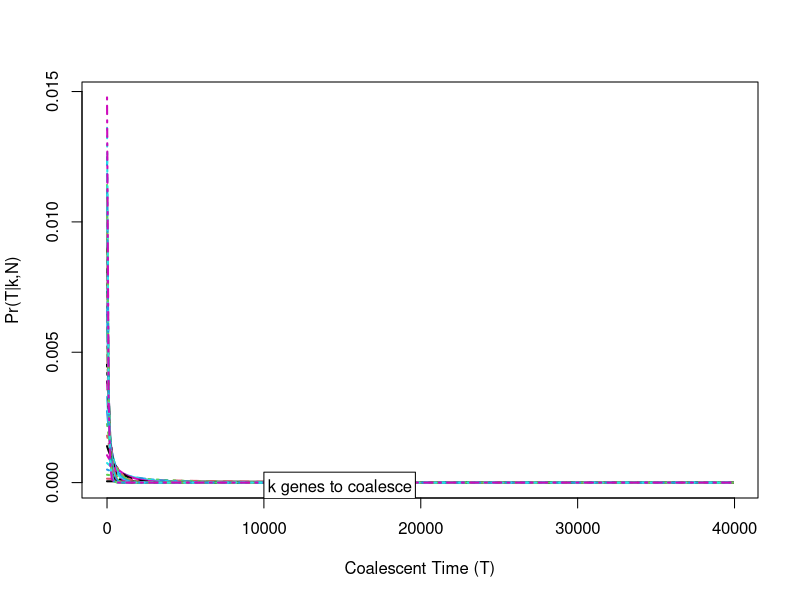
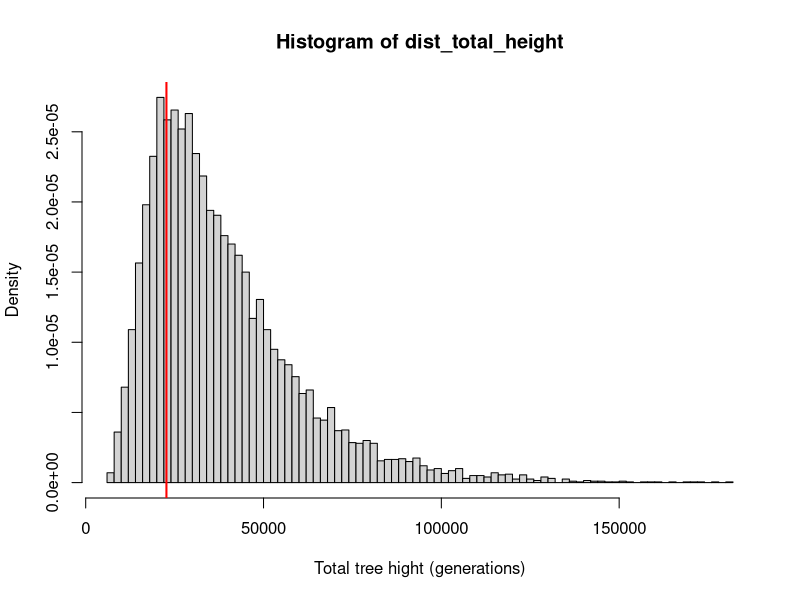

The R source for these figures, in order: (Note: this script raises an error after producing the figures.)
# Inferences on effective population size with the coalescent
# A maximum likelihood approach
# by Anders Gonçalves da Silva (C) 2014
# email: andersgs@gmail.com
# 20 March 2014

# simplest model: discrete-time coalescent (Kingman's n-coalescent)
# also known as the coalescent of n genes
# Hein et al. (2010) pg 21.

#Core idea:
# The time between coalescent events of a set of k genes is modeled as a geometric 
#  distribution:
#
# Tk ~ Geom(p)
# where p = (k 2)*1/(2*N) - where (k 2) is the number of combinations of 2 that 
#  are possible given k genes, and N is the number of diploid individuals in the
#  population, thus 2*N is the number of haploid genomes in the population
#
# So, the distribution changes with the number of genes that are still remain to
#  Coalesce

# Let us first see how the probability distribution changes with each k
n_genes = 25
n_diploid_ind = 10000

# a set of potential coalescent times, in number of generations
coal_times=seq(1,40000,100)

# a function to calculate the probability of observing a certain coalescent time
#  given number of genes (k) and effective population size (N)
prob_coal_times = function(k,time, N){
  return(dgeom(time,prob=(choose(k,2)*(1/(2*N)))))
}

ps = sapply(2:n_genes,prob_coal_times,time=coal_times,N=n_diploid_ind)

#now let us plot the distributions
# notice how flat k=2 is...
matplot(x=coal_times,y=ps,type='l',lwd=2,xlab='Coalescent Time (T)',ylab="Pr(T|k,N)")
legend(10000,4e-4,c(2,3,4,5),col=c(1,2,3,4),lty=c(1,2,3,4),lwd=2,title='k genes to coalesce')

################################################################################
# writing a simple simulator of the n-coalescent
#
# the simulator will take N, the diploid populatons size, and n_genes, the
#  number of genes sampled. The n_genes are from a single locus.

#simulation function
sim_ncoal = function(N,n_genes){
  #create some storage space of the times (measured in generations)
  # notice we only need (n_genes-1) slots 
  tau = numeric((n_genes-1))
  
  #for the sake of uniformity, let us re-name our n_genes variable k
  k = n_genes
  
  #now, we loop backwards until there is only a single ancestor left
  # we start off with n_genes, and we sample the time it will take for the 
  # n_genes to become (n_genes - 1). We sample that time from a geometric 
  # distribution with parameter p = (k 2)*(1/(2*N))
  while(k > 1){
    tau[k-1] = rgeom(n=1,prob=(choose(k,2)*(1/(2*N))))
    k = k - 1
  }
  #return the vector of times
  return(tau)
}

# to estimate N we need a likelihood function
coal_like = function(N,obs_times,n_genes){
  log_like = 0
  k = n_genes
  while(k > 1){
    log_like = log_like + dgeom(x=obs_times[k-1],prob=(choose(k,2)*(1/(2*N))),log=T)
    k = k - 1
  }
  return(log_like)
}

# simulate our coalescent times
n_genes = 25
n_diploid_ind = 10000

sim_times = sim_ncoal(n_diploid_ind,n_genes)

#distribution of time to MRCA
dist_total_height=replicate(n=10000,sum(sim_ncoal(n_diploid_ind,n_genes)))
hist(dist_total_height,breaks=100,xlab=c("Total tree hight (generations)"),ylab="Density",freq=F)
abline(v=sum(sim_times),col='red',lwd=2)

#plotting the likelihood surface
poss_N = seq(1000,50000,100)

loglike = sapply(poss_times,coal_like,obs_times=sim_times, n_genes=n_genes)

#on the log-scale
plot(poss_times,loglike,type='l',xlab='Population size (N)',ylab="logLike(N|obsTimes,k)")

#on the natural scale
plot(poss_times,exp(loglike-max(loglike))/sum(exp(loglike-max(loglike))),type='l',xlab='Population size (N)',ylab="Like(N|obsTimes,k)")

#estimate N using maximum likelihood
ml_N = optim(par=100,coal_like,obs_times=sim_times,n_genes=n_genes,control=list(fnscale=-1),hessian=T,method='Brent',lower=100,upper=10000)
ml_N$par
#standard deviation
sqrt(solve(-1*ml_N$hessian))

###############################################################################
## What effect do extra loci have?

#this function wraps around the sim_ncoal function, and repeats it n_loci times
geom_coal_multi = function(n_diploid_ind,n_genes,n_loci){
  sims = replicate(n=n_loci,sim_ncoal(n_diploid_ind,n_genes))
  return(sims)
}

#to estimate N, we need a likelihood function
coal_like_multi = function(N,obs_times,n_genes,n_loci){
  log_like = 0
  k = n_genes
  
  #because we assume that each tree is an independent realisation of the coalescent process
  # we have to sum the log-likelihood of each coalescent event across trees
  while(k>1){
    log_like = log_like + sum(dgeom(x=obs_times[k-1,],prob=(choose(k,2)*(1/(2*N))),log=T))
    k = k -1
  }
  return(log_like)
}


# simulate some new data
n_loc = 100
n_genes = 50
n_diploid_ind = 10000

sim_times = geom_coal_multi(n_diploid_ind,n_genes,n_loc)
sim_times

#where do our 10 trees sit in the distribution of possible tree heights
dist_total_height=replicate(n=10000,sum(sim_ncoal(n_diploid_ind,n_genes)))
hist(dist_total_height,breaks=100,xlab=c("Total tree hight (generations)"),ylab="Density",freq=F)
abline(v=apply(sim_times,2,sum),col='red',lwd=2)

# ploting the likelihood surface
poss_N = seq(1000,50000,100)

loglike = sapply(poss_times,coal_like_multi,obs_times=sim_times, n_genes=n_genes)

#on the log-scale
plot(poss_times,loglike,type='l',xlab='Population size (N)',ylab="logLike(N|obsTimes,k)")

#on the natural scale
plot(poss_times,exp(loglike-max(loglike))/sum(exp(loglike-max(loglike))),type='l',xlab='Population size (N)',ylab="Like(N|obsTimes,k)")

#estimate N using maximum likelihood
mlN = optim(par=100,coal_like_multi,obs_times=sim_times,n_genes=n_genes,control=list(fnscale=-1),hessian=T,method='Brent',lower=100,upper=10000)
mlN$par
#standard deviation
sqrt(solve(-1*mlN$hessian))
